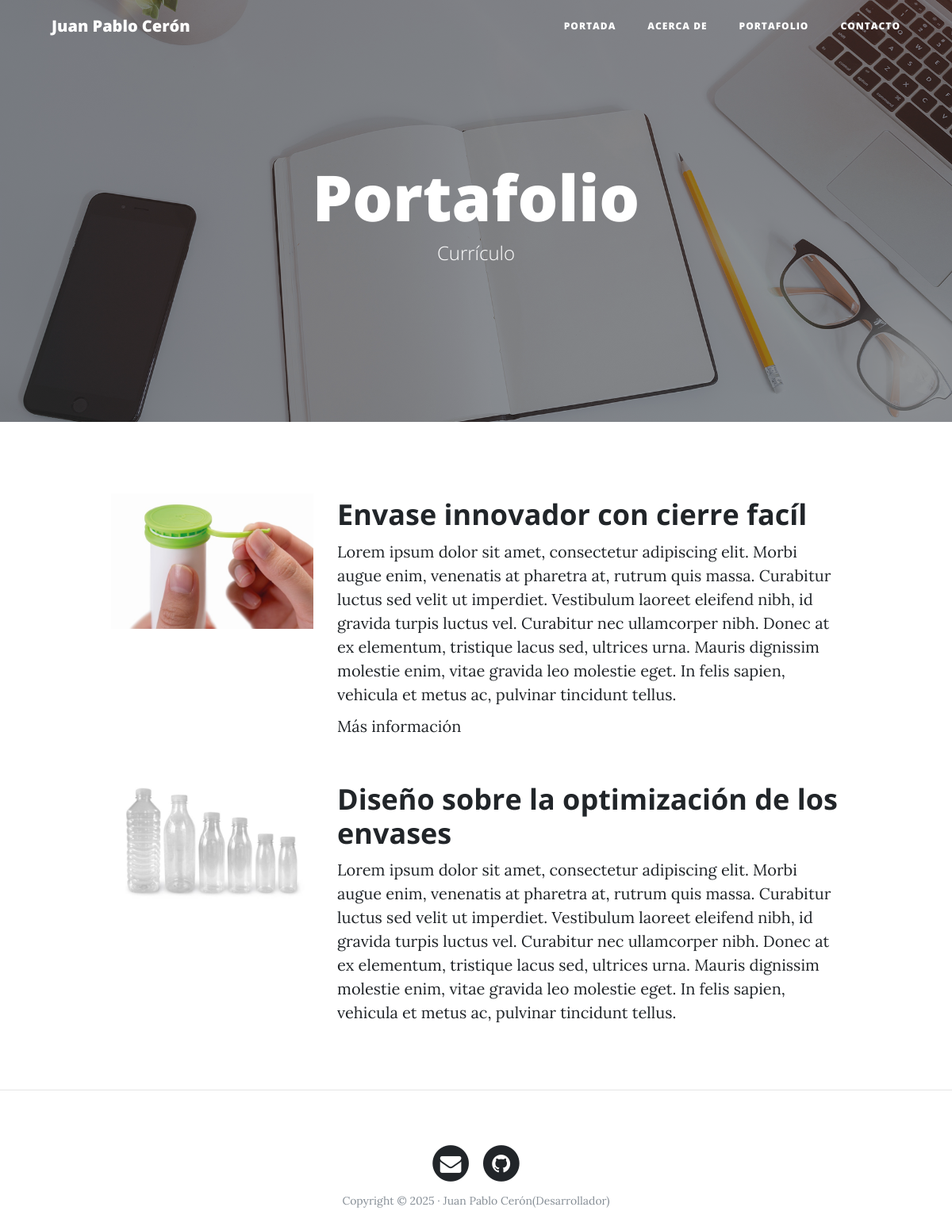
The page /portfolio/ on the database its author committed.
### portfolio/models.py (models this page shows, shortened)
class Project(models.Model): #Esta super clase models.Model representa una clase como una tabal en la db
    title = models.CharField(max_length=200, verbose_name="Titulo") # Con ChadField hacemos que esa variable sea de tipo char, asi nuestro ORM lo guarda en la base de datos
    description = models.TextField(verbose_name="Descripción") # Cuando los textos son mas grande usamos Texfield
    image = models.ImageField(verbose_name="Imagen",upload_to="projects") #De esta manera le indicamos que las imagenes se guarden en el directorio /media/projects
    link = models.URLField(null=True,blank =True,verbose_name="Direccion web")#Para crear campos para links
    created = models.DateTimeField(auto_now_add=True,verbose_name="Fecha de creación") #Se ejecuta solo la primera vez que se crea la instancia
    updated = models.DateTimeField(auto_now=True,verbose_name="Fecha de edición") #Se ejecuta cada vez que se actualiza una instancia
    class Meta:
        verbose_name= "proyecto"
        verbose_name_plural = "Proyectos"
        ordering = ["-created"] # Campo de ordancion por defecto para nuestros registros, en este caso con "-created" ordenamos de mas nuevos a mas antiguos, si fuera al contrario basta solo "created"

### portfolio/views.py (the view)
# urls.py: path('portfolio/',portfolio_views.portfolio,name="portfolio"),
def portfolio(request):
    projects = Project.objects.all()
    return render(request,"portfolio/portfolio.html",{'projects':projects})

### portfolio/templates/portfolio/portfolio.html (shortened to what this page needs)
{%extends 'core/base.html'%}
{%block background%}{%load static %}{% static 'core/img/portfolio-bg.jpg'%}{% endblock%}
{%block headers%}
<h1>Portafolio</h1>
<span class="subheading">Currículo</span>
{%endblock%}
{%block content%}
    {%for project in projects%}
        <div class="row project">
            <div class="col-lg-3 col-md-4 offset-lg-1">
                <img class="img-fluid" src="{{project.image.url}}" alt="">
            </div>
          <div class="col-lg-7 col-md-8">
                <h2 class="section-heading title">{{project.title}}</h2>
            <p>{{project.description}}</p>
            {%if project.link%}
            <a href="{{project.link}}">Más información</a></p>
            {%endif%}
         </div>
        </div>
    {%endfor%}
{% endblock%}

### core/templates/core/base.html (shortened to what this page needs)
<!DOCTYPE html>
<html lang="es">
  <head>
    {%load static%}
    <link href="{% static  'core/vendor/bootstrap/css/bootstrap.min.css' %}" rel="stylesheet">
    <link href="{% static  'core/vendor/font-awesome/css/font-awesome.min.css' %}" rel="stylesheet" type="text/css">
    <link href="{% static 'core/css/clean-blog.min.css'%}" rel="stylesheet">
  </head>
  <body>
    <nav class="navbar navbar-expand-lg navbar-light fixed-top" id="mainNav">
      <div class="container">
        <a class="navbar-brand" href="{% url 'home'%}">Juan Pablo Cerón</a>
        <div class="collapse navbar-collapse" id="navbarResponsive">
          <ul class="navbar-nav ml-auto">
            <li class="nav-item">
              <a class="nav-link" href="{% url 'home'%}">Portada</a>
            </li>
            <li class="nav-item">
              <a class="nav-link" href="{% url 'about' %}">Acerca de</a>
            </li>
            <li class="nav-item">
              <a class="nav-link" href="{% url 'portfolio' %}">Portafolio</a>
            </li>
            <li class="nav-item">
              <a class="nav-link" href="{% url 'contact' %}">Contacto</a>
            </li>
          </ul>
        </div>
      </div>
    </nav>
    <header class="masthead" style="background-image: url('{%block background%} {%endblock%}')">
      <div class="overlay"></div>
      <div class="container">
        <div class="row">
          <div class="col-lg-8 col-md-10 mx-auto">
            <div class="site-heading">
            {%block headers%} {%endblock%}
            </div>
          </div>
        </div>
      </div>
    </header>
    <div class="container">
        {%block content%}{% endblock%}
    </div>
    {% if request.path != "/"%}<hr>{% endif %}
    <footer>
      <div class="container">
        <div class="row">
          <div class="col-lg-8 col-md-10 mx-auto">
            <ul class="list-inline text-center">
              <li class="list-inline-item">
                <a href=''>
                  <span class="fa-stack fa-lg">
                    <i class="fa fa-circle fa-stack-2x"></i>
                    <i class="fa fa-envelope fa-stack-1x fa-inverse"></i>
                  </span>
                </a>
              </li>
              <li class="list-inline-item">
                <a href="https://github.com/JuanPabloCeron/juan_Code/tree/code">
                  <span class="fa-stack fa-lg">
                    <i class="fa fa-circle fa-stack-2x"></i>
                    <i class="fa fa-github fa-stack-1x fa-inverse"></i>
                  </span>
                </a>
              </li>
            </ul>
            <p class="copyright text-muted">Copyright &copy; 2025 · Juan Pablo Cerón(Desarrollador) </p>
          </div>
        </div>
      </div>
    </footer>
  </body>
</html>

### rows shown on the page
Project: image (picture), title "Envase innovador con cierre facíl", description "Lorem ipsum dolor sit amet, consectetur adipiscing elit. Morbi augue enim, venenatis at pharetra at, rutrum quis massa. Curabitur luctus sed velit ut imperdiet. Vestibulum laoreet eleifend nibh, id gravida turpis luctus vel. Curabitur nec ullamcorper nibh. Donec at ex elementum, tristique lacus sed, ultrices urna. Mauris dignissim molestie enim, vitae gravida leo molestie eget. In felis sapien, vehicula et metus ac, pulvinar tincidunt tellus."
Project: image (picture), title "Diseño sobre la optimización de los envases", description "Lorem ipsum dolor sit amet, consectetur adipiscing elit. Morbi augue enim, venenatis at pharetra at, rutrum quis massa. Curabitur luctus sed velit ut imperdiet. Vestibulum laoreet eleifend nibh, id gravida turpis luctus vel. Curabitur nec ullamcorper nibh. Donec at ex elementum, tristique lacus sed, ultrices urna. Mauris dignissim molestie enim, vitae gravida leo molestie eget. In felis sapien, vehicula et metus ac, pulvinar tincidunt tellus."
